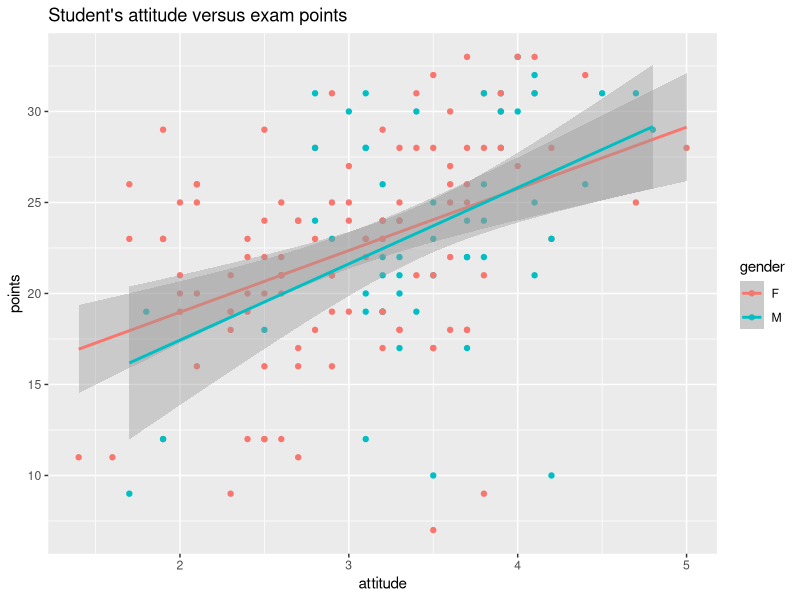
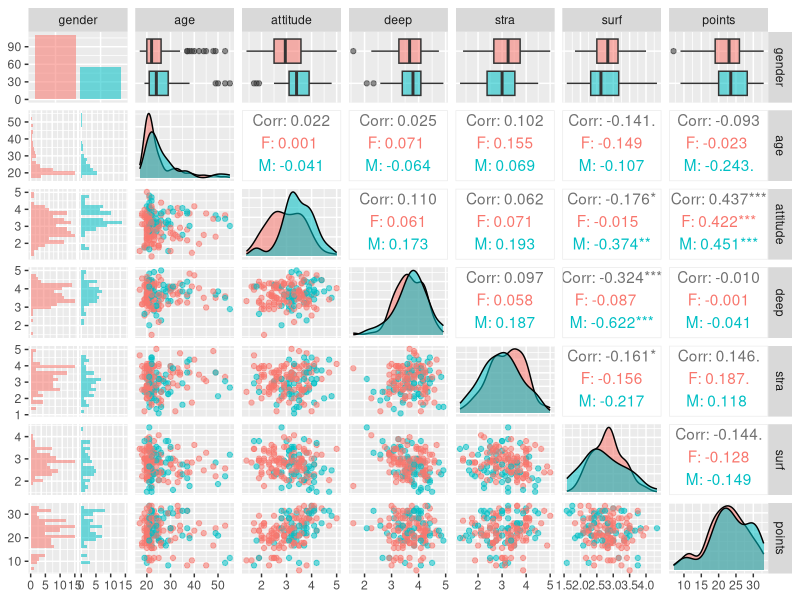
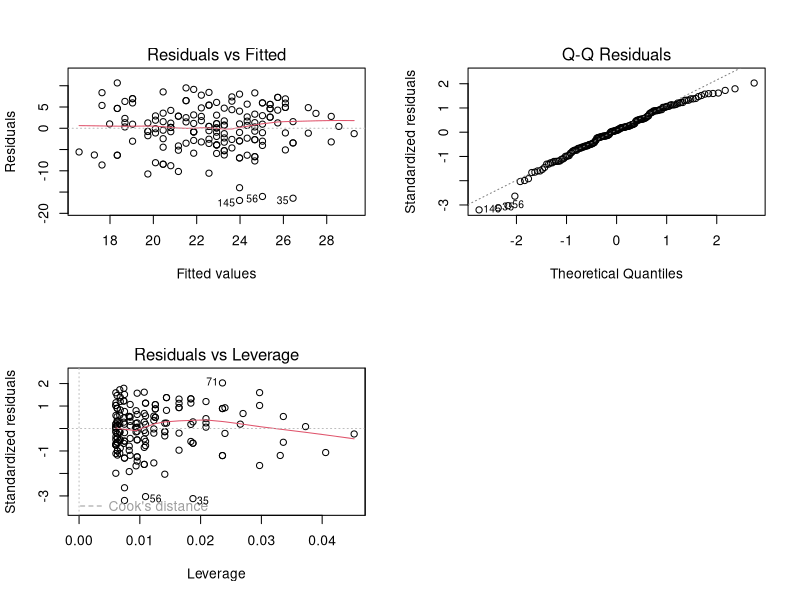

Source code (R) for these figures, in order:
## ---- chunk 1
learning2014 <- read.table("learning2014.csv", header = TRUE, sep = "\t")
dim(learning2014)
str(learning2014)
## ---- chunk 2
# Access the gglot2 library
library(ggplot2)
## ---- chunk 3

# initialize plot with data and aesthetic mapping, define the visualization type (points), add a regression line and add a main title:
p1 <- ggplot(learning2014, aes(x = attitude, y = points, col = gender)) + geom_point() + geom_smooth(method = "lm")  + ggtitle("Student's attitude versus exam points")

# draw the plot
p1
## ---- chunk 4
# access the GGally and ggplot2 libraries
library(GGally)
library(ggplot2)
## ---- chunk 5
# create a more advanced plot matrix with ggpairs()
p <- ggpairs(learning2014, mapping = aes(col = gender, alpha = 0.3), lower = list(combo = wrap("facethist", bins = 20)))

# draw the plot
p

## ---- chunk 6
summary(learning2014)
## ---- chunk 7
# create a regression model with multiple explanatory variables
points_mmodel <- lm(points ~ attitude + stra + surf, data = learning2014)

# print out a summary of the model
summary(points_mmodel)

## ---- chunk 8
# create a regression model with multiple explanatory variables
points_model <- lm(points ~ attitude, data = learning2014)

# print out a summary of the model
summary(points_model)
## ---- chunk 9
# draw diagnostic plots using the plot() function. Choose the plots 1, 2 and 5
par(mfrow = c(2,2))
plot(points_model, which = c(1,2,5))

